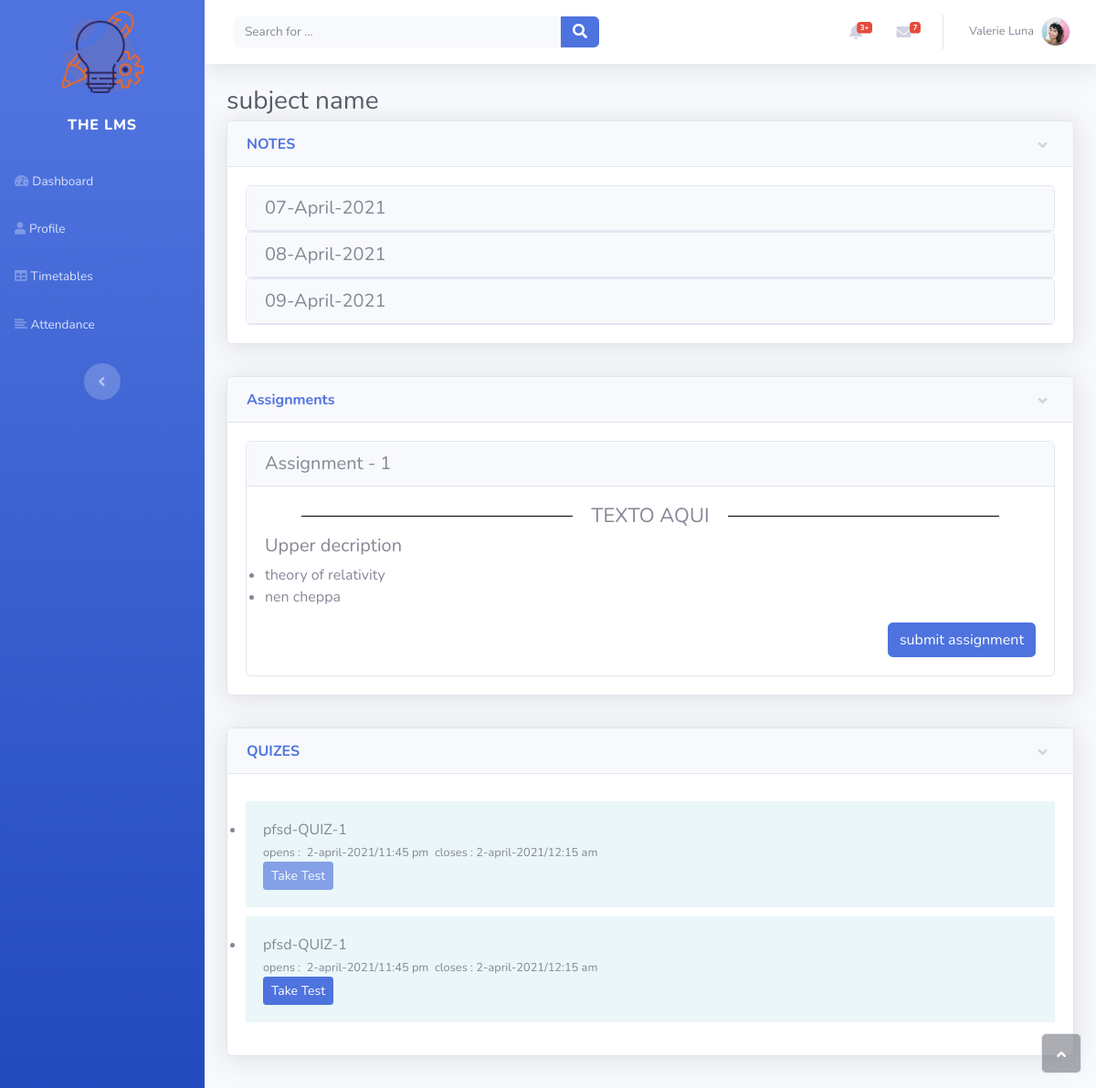
The page /student/studentsubject/PFSD on the database as committed earlier.
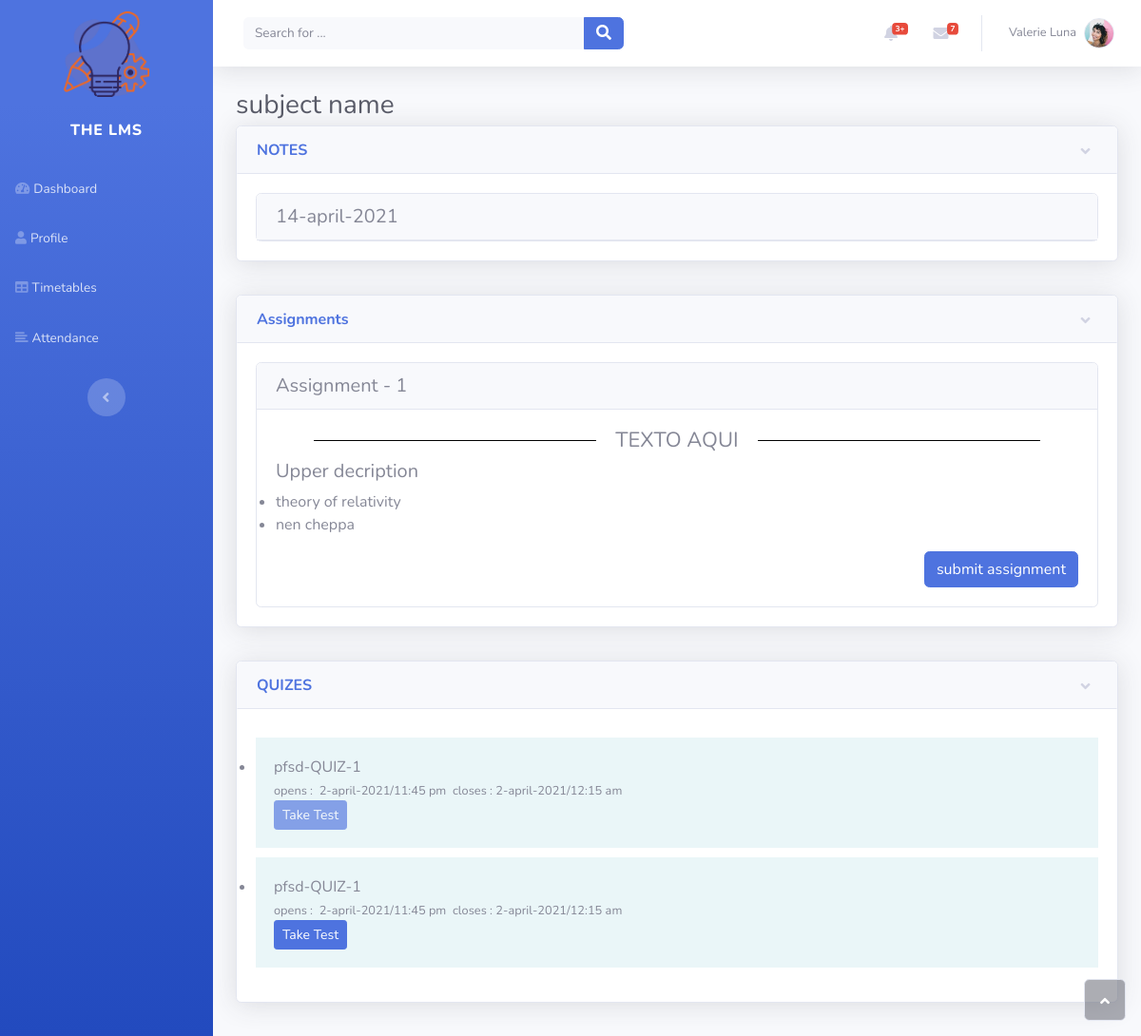
The same page on the database as committed later.
### subjectcontrol/models.py (models this page shows)
class Notes(models.Model):
    profile = models.ForeignKey(Profile, on_delete=models.SET_NULL, null=True, related_name='subject_control_list')
    name = models.CharField(max_length=150)

### studentdashboard/views.py (the view)
# urls.py: path('studentsubject/<str:subject>', views.Studentsubject.as_view(), name="studentsubject"),
class Studentsubject(View):
    def get(self, request, subject):
        profile = Profile.objects.get(subject=subject)
        subject_files_list = profile.subject_control_list.all()
        assignments_upload_list = profile.assignments_upload_list.all()
        return render(request, 'LMSstudentdashboard/subjectpage.html', {'subject_control_list':subject_files_list,'assignments_upload_list':assignments_upload_list})

### templates/LMSstudentdashboard/subjectpage.html (shortened to what this page needs)
{% load static %}
<!DOCTYPE html>
<html>
<head>
    <link rel="stylesheet" href="{% static 'LMSstudentdashboard/assets/bootstrap/css/bootstrap.min.css'%}">
    <link rel="stylesheet" href="{% static 'LMSstudentdashboard/assets/fonts/fontawesome-all.min.css'%}">
    <link rel="stylesheet" href="{% static 'LMSstudentdashboard/assets/fonts/font-awesome.min.css'%}">
    <link rel="stylesheet" href="{% static 'LMSstudentdashboard/assets/fonts/fontawesome5-overrides.min.css'%}">
    <link rel="stylesheet" href="{% static 'LMSstudentdashboard/assets/css/circle-progress-bar.css'%}">
    <link rel="stylesheet" href="{% static 'LMSstudentdashboard/assets/css/divider-text-middle.css'%}">
    <link rel="stylesheet" href="{% static 'LMSstudentdashboard/assets/css/Drag-and-Drop-Multiple-File-Form-Input-upload-Advanced.css'%}">
    <link rel="stylesheet" href="https://cdnjs.cloudflare.com/ajax/libs/animate.css/3.5.2/animate.min.css">
    <link rel="stylesheet" href="{% static 'LMSstudentdashboard/assets/css/Multi-step-form.css'%}">
</head>
<body id="page-top">
    <div id="wrapper">
        <nav class="navbar navbar-dark align-items-start sidebar sidebar-dark accordion bg-gradient-primary p-0">
            <div class="container-fluid d-flex flex-column p-0"><img class="pulse animated infinite" src="{% static 'LMSstudentdashboard/assets/img/looogo.png'%}" style="width: 90px;margin-top: 12px;"><a class="navbar-brand d-flex justify-content-center align-items-center sidebar-brand m-0" href="#">
                    <div class="sidebar-brand-text mx-3"><span>the lms</span></div>
                </a>
                <ul class="navbar-nav text-light" id="accordionSidebar">
                    <li class="nav-item"><a class="nav-link" href="dashboard.html"><i class="fas fa-tachometer-alt"></i><span>Dashboard</span></a></li>
                    <li class="nav-item"><a class="nav-link" href="profile.html"><i class="fas fa-user"></i><span>Profile</span></a></li>
                    <li class="nav-item"><a class="nav-link" href="timetable.html"><i class="fas fa-table"></i><span>Timetables</span></a></li>
                    <li class="nav-item"><a class="nav-link" href="Attendance.html"><i class="fa fa-align-left"></i><span>Attendance</span></a></li>
                </ul>
                <div class="text-center d-none d-md-inline"><button class="btn rounded-circle border-0" id="sidebarToggle" type="button"></button></div>
            </div>
        </nav>
        <div class="d-flex flex-column" id="content-wrapper">
            <div id="content">
                <nav class="navbar navbar-light navbar-expand bg-white shadow mb-4 topbar static-top">
                    <div class="container-fluid"><button class="btn btn-link d-md-none rounded-circle mr-3" id="sidebarToggleTop" type="button"></button>
                        <form class="form-inline d-none d-sm-inline-block mr-auto ml-md-3 my-2 my-md-0 mw-100 navbar-search">
                            <div class="input-group"><input class="bg-light form-control border-0 small" type="text" placeholder="Search for ...">
                                <div class="input-group-append"><button class="btn btn-primary py-0" type="button"><i class="fas fa-search"></i></button></div>
                            </div>
                        </form>
                        <ul class="navbar-nav flex-nowrap ml-auto">
                            <li class="nav-item dropdown no-arrow mx-1">
                                <div class="nav-item dropdown no-arrow"><a class="dropdown-toggle nav-link" aria-expanded="false" data-toggle="dropdown" href="#"><span class="badge badge-danger badge-counter">3+</span><i class="fas fa-bell fa-fw"></i></a>
                                </div>
                            </li>
                            <li class="nav-item dropdown no-arrow mx-1">
                                <div class="nav-item dropdown no-arrow"><a class="dropdown-toggle nav-link" aria-expanded="false" data-toggle="dropdown" href="#"><span class="badge badge-danger badge-counter">7</span><i class="fas fa-envelope fa-fw"></i></a>
                                </div>
                            </li>
                            <li class="nav-item dropdown no-arrow">
                                <div class="nav-item dropdown no-arrow"><a class="dropdown-toggle nav-link" aria-expanded="false" data-toggle="dropdown" href="#"><span class="d-none d-lg-inline mr-2 text-gray-600 small">Valerie Luna</span><img class="border rounded-circle img-profile" src="{% static 'LMSstudentdashboard/assets/img/avatars/avatar1.jpeg'%}"></a>
                                </div>
                            </li>
                        </ul>
                    </div>
                </nav>
                <div class="container-fluid">
                    <h3 class="text-dark mb-1">subject name</h3>
                </div>
                <div class="container">
                    <div class="shadow card" style="margin-bottom: 35px;"><a class="btn btn-link text-left card-header font-weight-bold" data-toggle="collapse" aria-expanded="true" aria-controls="collapse-4" href="#collapse-4" role="button">NOTES</a>
                        <div class="collapse show" id="collapse-4">
                            <div class="card-body">
                                <div role="tablist" id="accordion-1">
                                    {% for notesfolder in subject_control_list %}
                                    <div class="card">
                                        <div class="card-header" role="tab">
                                            <h5 class="mb-0"><a data-toggle="collapse" aria-expanded="false" aria-controls="accordion-1 .item-1" href="#accordion-1 .item-1">{{notesfolder.name}}</a></h5>
                                        </div>
                                    </div>
                                    {% endfor %}
                                </div>
                            </div>
                        </div>
                    </div>
                </div>
                <div class="container">
                    <div class="shadow card" style="margin-bottom: 35px;"><a class="btn btn-link text-left card-header font-weight-bold" data-toggle="collapse" aria-expanded="true" aria-controls="collapse-1" href="#collapse-1" role="button">Assignments</a>
                        <div class="collapse show" id="collapse-1">
                            <div class="card-body">
                                <div role="tablist" id="accordion-2">
                                    <div class="card">
                                        <div class="card-header" role="tab">
                                            <h5 class="mb-0"><a data-toggle="collapse" aria-expanded="true" aria-controls="accordion-2 .item-1" href="#accordion-2 .item-1">Assignment - 1</a></h5>
                                        </div>
                                        <div class="collapse show item-1" role="tabpanel" data-parent="#accordion-2">
                                            <div class="card-body">
                                                <div style="text-align:center;">
                                                    <h2 class="divider-style" style="margin: -1px 40px 8px;font-size: 22px;"><span>TEXTO AQUI</span></h2>
                                                </div>
                                                <div id="Bullets-3">
                                                    <h5 id="titulo-4" class="c-titulo5">Upper decription<br></h5>
                                                    <ul class="c-bullets">
                                                        <li><a href="#">theory of relativity</a></li>
                                                        <li><a href="#">nen cheppa</a></li>
                                                    </ul>
                                                </div>
                                                <div class="d-xl-flex justify-content-xl-end"><a class="btn btn-primary" role="button" href="submitassignments.html">submit assignment</a>
                                                </div>
                                            </div>
                                        </div>
                                    </div>
                                </div>
                            </div>
                        </div>
                    </div>
                </div>
                <div class="container">
                    <div class="shadow card" style="margin-bottom: 35px;"><a class="btn btn-link text-left card-header font-weight-bold" data-toggle="collapse" aria-expanded="true" aria-controls="collapse-2" href="#collapse-2" role="button">QUIZES</a>
                        <div class="collapse show" id="collapse-2">
                            <div class="card-body">
                                <div id="Bullets-4">
                                    <ul class="c-bullets">
                                        <li style="background: rgba(56,165,188,0.1);padding: 19px;margin-top: 10px;"><a href="#">pfsd-QUIZ-1</a><small class="form-text text-muted">opens :&nbsp; 2-april-2021/11:45 pm&nbsp; closes : 2-april-2021/12:15 am</small><button class="btn btn-primary disabled btn-sm" type="button" disabled="">Take Test</button></li>
                                        <li style="background: rgba(56,165,188,0.1);padding: 19px;margin-top: 10px;"><a href="#">pfsd-QUIZ-1</a><small class="form-text text-muted">opens :&nbsp; 2-april-2021/11:45 pm&nbsp; closes : 2-april-2021/12:15 am</small><button class="btn btn-primary btn-sm" type="button">Take Test</button></li>
                                    </ul>
                                </div>
                            </div>
                        </div>
                    </div>
                </div>
            </div>
        </div><a class="border rounded d-inline scroll-to-top" href="#page-top"><i class="fas fa-angle-up"></i></a>
    </div>
</body>
</html>

### static/LMSstudentdashboard/assets/css/divider-text-middle.css (style rules this page uses)
.divider-style { margin-top: 70px; position: relative; margin-right: 40px; margin-left: 40px; }
.divider-style span { background: #fff; padding: 0 20px; position: relative; z-index: 5; }
.divider-style:before { content: ""; display: block; border-top: solid 1px black; width: 100%; height: 1px; position: absolute; top: 50%; z-index: 1; }

### static/LMSstudentdashboard/assets/css/Multi-step-form.css (style rules this page uses)
* { margin: 0; padding: 0; box-sizing: border-box; }
body a { color: inherit; text-decoration: none; }

Rows that differ between the two databases and show on the page:
removed Notes: name "08-April-2021"
removed Notes: name "09-April-2021"
changed Notes: name "07-April-2021" → "14-april-2021"
